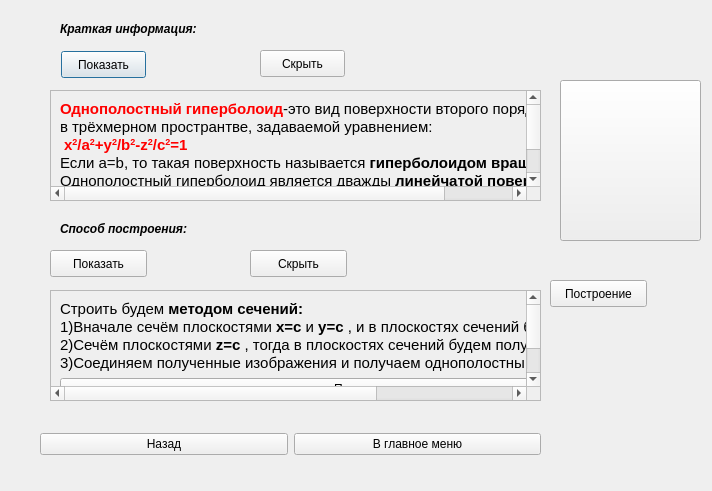
<?xml version="1.0" encoding="UTF-8"?>
<ui version="4.0">
 <class>odnopol</class>
 <widget class="QDialog" name="odnopol">
  <property name="geometry">
   <rect>
    <x>0</x>
    <y>0</y>
    <width>712</width>
    <height>491</height>
   </rect>
  </property>
  <property name="windowTitle">
   <string>Dialog</string>
  </property>
  <widget class="QPushButton" name="pushButton">
   <property name="geometry">
    <rect>
     <x>61</x>
     <y>51</y>
     <width>85</width>
     <height>27</height>
    </rect>
   </property>
   <property name="text">
    <string>Показать</string>
   </property>
  </widget>
  <widget class="QPushButton" name="pushButton_3">
   <property name="geometry">
    <rect>
     <x>260</x>
     <y>50</y>
     <width>85</width>
     <height>27</height>
    </rect>
   </property>
   <property name="text">
    <string>Скрыть</string>
   </property>
  </widget>
  <widget class="QPushButton" name="pushButton_2">
   <property name="geometry">
    <rect>
     <x>50</x>
     <y>250</y>
     <width>97</width>
     <height>27</height>
    </rect>
   </property>
   <property name="text">
    <string>Показать</string>
   </property>
  </widget>
  <widget class="QPushButton" name="pushButton_4">
   <property name="geometry">
    <rect>
     <x>250</x>
     <y>250</y>
     <width>97</width>
     <height>27</height>
    </rect>
   </property>
   <property name="text">
    <string>Скрыть</string>
   </property>
  </widget>
  <widget class="QLabel" name="label">
   <property name="geometry">
    <rect>
     <x>60</x>
     <y>20</y>
     <width>171</width>
     <height>17</height>
    </rect>
   </property>
   <property name="font">
    <font>
     <weight>75</weight>
     <italic>true</italic>
     <bold>true</bold>
    </font>
   </property>
   <property name="text">
    <string>Краткая информация:</string>
   </property>
  </widget>
  <widget class="QLabel" name="label_8">
   <property name="geometry">
    <rect>
     <x>60</x>
     <y>220</y>
     <width>171</width>
     <height>17</height>
    </rect>
   </property>
   <property name="font">
    <font>
     <weight>75</weight>
     <italic>true</italic>
     <bold>true</bold>
    </font>
   </property>
   <property name="text">
    <string>Способ построения:</string>
   </property>
  </widget>
  <widget class="QScrollArea" name="scrollArea">
   <property name="geometry">
    <rect>
     <x>50</x>
     <y>90</y>
     <width>491</width>
     <height>111</height>
    </rect>
   </property>
   <property name="widgetResizable">
    <bool>true</bool>
   </property>
   <widget class="QWidget" name="scrollAreaWidgetContents">
    <property name="geometry">
     <rect>
      <x>0</x>
      <y>0</y>
      <width>562</width>
      <height>137</height>
     </rect>
    </property>
    <layout class="QVBoxLayout" name="verticalLayout">
     <item>
      <widget class="QLabel" name="label_2">
       <property name="text">
        <string>&lt;!DOCTYPE HTML PUBLIC &quot;-//W3C//DTD HTML 4.0//EN&quot; &quot;http://www.w3.org/TR/REC-html40/strict.dtd&quot;&gt;
&lt;html&gt;&lt;head&gt;&lt;meta name=&quot;qrichtext&quot; content=&quot;1&quot; /&gt;&lt;style type=&quot;text/css&quot;&gt;
p, li { white-space: pre-wrap; }
&lt;/style&gt;&lt;/head&gt;&lt;body style=&quot; font-family:'Ubuntu'; font-size:11pt; font-weight:400; font-style:normal;&quot;&gt;
&lt;p style=&quot; margin-top:0px; margin-bottom:0px; margin-left:0px; margin-right:0px; -qt-block-indent:0; text-indent:0px;&quot;&gt;&lt;span style=&quot; font-weight:600; color:#ff0000;&quot;&gt;Однополостный гиперболоид&lt;/span&gt;-это вид поверхности второго порядка &lt;/p&gt;
&lt;p style=&quot; margin-top:0px; margin-bottom:0px; margin-left:0px; margin-right:0px; -qt-block-indent:0; text-indent:0px;&quot;&gt;в трёхмерном пространтве, задаваемой уравнением:&lt;/p&gt;
&lt;p style=&quot; margin-top:0px; margin-bottom:0px; margin-left:0px; margin-right:0px; -qt-block-indent:0; text-indent:0px;&quot;&gt; &lt;span style=&quot; font-weight:600; color:#ff0000;&quot;&gt;x&lt;/span&gt;&lt;span style=&quot; font-weight:600; color:#ff0000; vertical-align:super;&quot;&gt;2&lt;/span&gt;&lt;span style=&quot; font-weight:600; color:#ff0000;&quot;&gt;/a&lt;/span&gt;&lt;span style=&quot; font-weight:600; color:#ff0000; vertical-align:super;&quot;&gt;2&lt;/span&gt;&lt;span style=&quot; font-weight:600; color:#ff0000;&quot;&gt;+y&lt;/span&gt;&lt;span style=&quot; font-weight:600; color:#ff0000; vertical-align:super;&quot;&gt;2&lt;/span&gt;&lt;span style=&quot; font-weight:600; color:#ff0000;&quot;&gt;/b&lt;/span&gt;&lt;span style=&quot; font-weight:600; color:#ff0000; vertical-align:super;&quot;&gt;2&lt;/span&gt;&lt;span style=&quot; font-weight:600; color:#ff0000;&quot;&gt;-z&lt;/span&gt;&lt;span style=&quot; font-weight:600; color:#ff0000; vertical-align:super;&quot;&gt;2&lt;/span&gt;&lt;span style=&quot; font-weight:600; color:#ff0000;&quot;&gt;/c&lt;/span&gt;&lt;span style=&quot; font-weight:600; color:#ff0000; vertical-align:super;&quot;&gt;2&lt;/span&gt;&lt;span style=&quot; font-weight:600; color:#ff0000;&quot;&gt;=1&lt;/span&gt;&lt;/p&gt;
&lt;p style=&quot; margin-top:0px; margin-bottom:0px; margin-left:0px; margin-right:0px; -qt-block-indent:0; text-indent:0px;&quot;&gt;Если a=b, то такая поверхность называется &lt;span style=&quot; font-weight:600;&quot;&gt;гиперболоидом вращения&lt;/span&gt;.&lt;/p&gt;
&lt;p style=&quot; margin-top:0px; margin-bottom:0px; margin-left:0px; margin-right:0px; -qt-block-indent:0; text-indent:0px;&quot;&gt;Однополостный гиперболоид является дважды &lt;span style=&quot; font-weight:600;&quot;&gt;линейчатой поверхностью;&lt;/span&gt;&lt;/p&gt;
&lt;p style=&quot; margin-top:0px; margin-bottom:0px; margin-left:0px; margin-right:0px; -qt-block-indent:0; text-indent:0px;&quot;&gt;если он является гиперболоидом вращения, то он может быть получен &lt;/p&gt;
&lt;p style=&quot; margin-top:0px; margin-bottom:0px; margin-left:0px; margin-right:0px; -qt-block-indent:0; text-indent:0px;&quot;&gt;вращением прямой вокруг другой прямой, скрещивающейся с ней.&lt;/p&gt;&lt;/body&gt;&lt;/html&gt;</string>
       </property>
      </widget>
     </item>
    </layout>
   </widget>
  </widget>
  <widget class="QScrollArea" name="scrollArea_2">
   <property name="geometry">
    <rect>
     <x>50</x>
     <y>290</y>
     <width>491</width>
     <height>111</height>
    </rect>
   </property>
   <property name="widgetResizable">
    <bool>true</bool>
   </property>
   <widget class="QWidget" name="scrollAreaWidgetContents_2">
    <property name="geometry">
     <rect>
      <x>0</x>
      <y>0</y>
      <width>673</width>
      <height>152</height>
     </rect>
    </property>
    <layout class="QVBoxLayout" name="verticalLayout_2">
     <item>
      <widget class="QLabel" name="label_3">
       <property name="text">
        <string>&lt;!DOCTYPE HTML PUBLIC &quot;-//W3C//DTD HTML 4.0//EN&quot; &quot;http://www.w3.org/TR/REC-html40/strict.dtd&quot;&gt;
&lt;html&gt;&lt;head&gt;&lt;meta name=&quot;qrichtext&quot; content=&quot;1&quot; /&gt;&lt;style type=&quot;text/css&quot;&gt;
p, li { white-space: pre-wrap; }
&lt;/style&gt;&lt;/head&gt;&lt;body style=&quot; font-family:'Ubuntu'; font-size:11pt; font-weight:400; font-style:normal;&quot;&gt;
&lt;p style=&quot; margin-top:0px; margin-bottom:0px; margin-left:0px; margin-right:0px; -qt-block-indent:0; text-indent:0px;&quot;&gt;Строить будем &lt;span style=&quot; font-weight:600;&quot;&gt;методом сечений:&lt;/span&gt;&lt;/p&gt;
&lt;p style=&quot; margin-top:0px; margin-bottom:0px; margin-left:0px; margin-right:0px; -qt-block-indent:0; text-indent:0px;&quot;&gt;1)Вначале сечём плоскостями&lt;span style=&quot; font-weight:600;&quot;&gt; x=c &lt;/span&gt;и &lt;span style=&quot; font-weight:600;&quot;&gt;y=c&lt;/span&gt; , и в плоскостях сечений будем получать &lt;span style=&quot; font-weight:600;&quot;&gt;гиперболы&lt;/span&gt;.&lt;/p&gt;
&lt;p style=&quot; margin-top:0px; margin-bottom:0px; margin-left:0px; margin-right:0px; -qt-block-indent:0; text-indent:0px;&quot;&gt;2)Сечём плоскостями &lt;span style=&quot; font-weight:600;&quot;&gt;z=c&lt;/span&gt; , тогда в плоскостях сечений будем получать&lt;span style=&quot; font-weight:600;&quot;&gt; эллипсы &lt;/span&gt;&lt;/p&gt;
&lt;p style=&quot; margin-top:0px; margin-bottom:0px; margin-left:0px; margin-right:0px; -qt-block-indent:0; text-indent:0px;&quot;&gt;3)Соединяем полученные изображения и получаем однополостный гиперболоид&lt;/p&gt;&lt;/body&gt;&lt;/html&gt;</string>
       </property>
      </widget>
     </item>
     <item>
      <widget class="QPushButton" name="pushButton_8">
       <property name="text">
        <string>Построение эллипса</string>
       </property>
      </widget>
     </item>
     <item>
      <widget class="QPushButton" name="pushButton_9">
       <property name="text">
        <string>Построение гиперболы</string>
       </property>
      </widget>
     </item>
    </layout>
   </widget>
  </widget>
  <widget class="QWidget" name="layoutWidget">
   <property name="geometry">
    <rect>
     <x>40</x>
     <y>430</y>
     <width>501</width>
     <height>29</height>
    </rect>
   </property>
   <layout class="QHBoxLayout" name="horizontalLayout">
    <item>
     <widget class="QPushButton" name="pushButton_6">
      <property name="text">
       <string>Назад</string>
      </property>
     </widget>
    </item>
    <item>
     <widget class="QPushButton" name="pushButton_5">
      <property name="text">
       <string>В главное меню</string>
      </property>
     </widget>
    </item>
   </layout>
  </widget>
  <widget class="QPushButton" name="pushButton_7">
   <property name="geometry">
    <rect>
     <x>560</x>
     <y>80</y>
     <width>141</width>
     <height>161</height>
    </rect>
   </property>
   <property name="text">
    <string/>
   </property>
   <property name="icon">
    <iconset>
     <normaloff>../../Курсовая/инфа/HyperboloidOfOneSheet.png</normaloff>../../Курсовая/инфа/HyperboloidOfOneSheet.png</iconset>
   </property>
   <property name="iconSize">
    <size>
     <width>160</width>
     <height>160</height>
    </size>
   </property>
  </widget>
  <widget class="QPushButton" name="pushButton_10">
   <property name="geometry">
    <rect>
     <x>550</x>
     <y>280</y>
     <width>97</width>
     <height>27</height>
    </rect>
   </property>
   <property name="text">
    <string>Построение</string>
   </property>
  </widget>
 </widget>
 <resources/>
 <connections/>
</ui>
